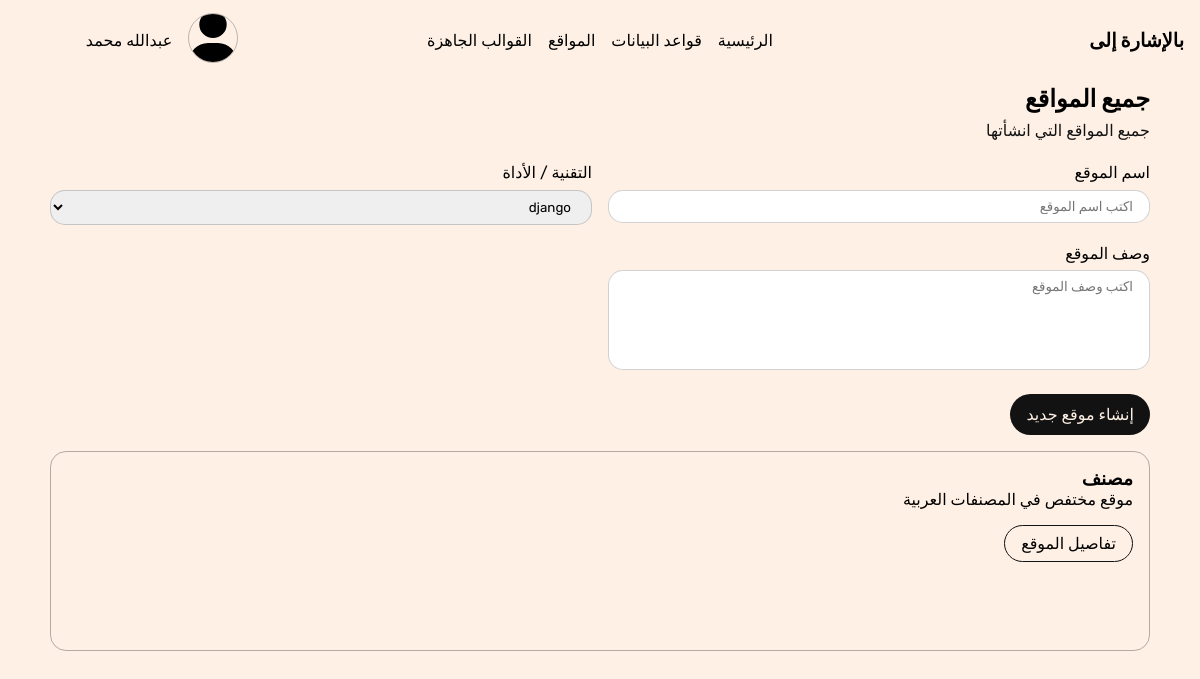
/websites/all/, run on an earlier commit of the app's database.
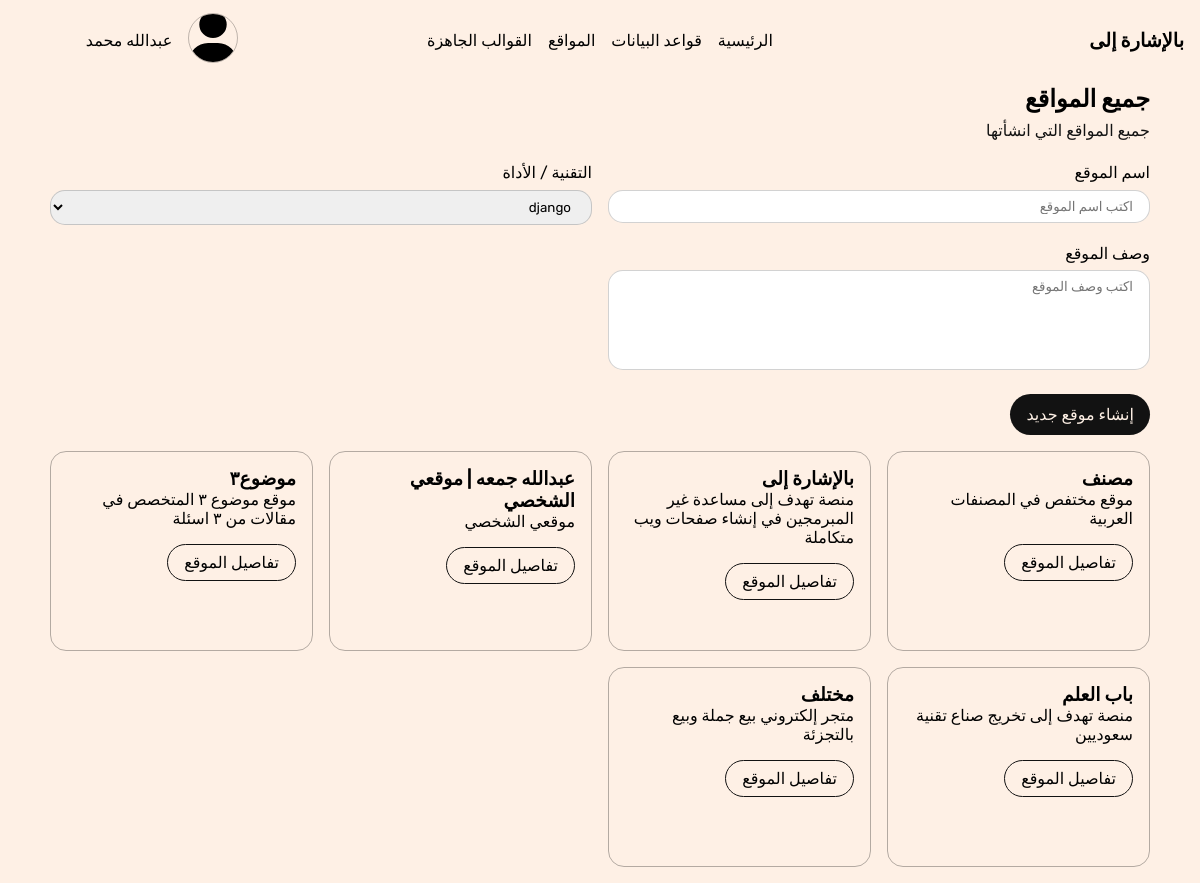
And on a later commit of the database.
### website/models.py (models this page shows, shortened)
class Website(models.Model):
    name = models.CharField(max_length=255, verbose_name="اسم الموقع")
    description = models.TextField(verbose_name="الوصف", blank=True, null=True)
    tool = models.ForeignKey(Tool, on_delete=models.SET_NULL, blank=True, null=True, verbose_name="اللغة / إطار العمل")
    date_created = models.DateTimeField(null=True, blank=True, verbose_name="تاريخ الإنشاء", auto_now_add=True)
    class Meta:
        verbose_name = 'موقع'
        verbose_name_plural = "المواقع"

### website/views.py (the view)
# urls.py: path('all/', all_websites, name='all-websites'),
def all_websites(request):
    websites = Website.objects.all()
    tools = Tool.objects.all()
    context = {
        'websites': websites,
        'tools': tools,
    }
    return render(request,'all-websites.html', context)

### templates/all-websites.html (shortened to what this page needs)
{% extends 'base.html' %}
{% load static %}
{% block stylesheets %}
    <link rel="stylesheet" href="{% static 'css/add-website-form.css' %}">
{% endblock stylesheets %}
{% block content %}
<section class="all-websites">
    <div class="container">
        <div class="section__heading">
            <h1 class="section__heading__title">جميع المواقع</h1>
            <p class="section__heading__text">جميع المواقع التي انشأتها</p>
            <form method="POST">
                <div class="add-website-form">
                        <div class="field">
                            <p>اسم الموقع</p>
                            <input name="website-name-input" type="text" placeholder="اكتب اسم الموقع" class="input text-input">
                        </div>
                        <div class="field">
                            <p>التقنية / الأداة</p>
                            <select class="" name="website-tool-input" id="website-tool-input">
                                {% for tool in tools %}
                                    <option value="{{tool.id}}">{{tool.name}}</option>
                                {% endfor %}
                            </select>
                        </div>
                        <div class="field">
                            <p>وصف الموقع</p>
                            <textarea name="website-description-input" id="" placeholder="اكتب وصف الموقع" class="" ></textarea>
                        </div>
                </div>
            </form>
            <a id="btn-add-website" class="btn btn-solid-dark">إنشاء موقع جديد</a>
        </div>
        <div class="section__content" id="section__all_websites">
            <div class="grid all-websites-grid">
                {% for website in websites %}
                <div class="col website">
                    <h3>{{website.name}}</h3>
                    <p>
                        {{website.description}}
                    </p>
                    <a href="#" class="btn btn-outline btn-open-website">تفاصيل الموقع</a>
                </div>
                {% endfor %}
            </div>
        </div>
    </div>
</section>
{% endblock content %}

### templates/base.html (shortened to what this page needs)
{% load static %}
<!DOCTYPE html>
<html lang="ar" dir="rtl">
<head>
    <link rel="stylesheet" href="https://cdnjs.cloudflare.com/ajax/libs/font-awesome/6.5.2/css/all.min.css" />
    <link rel="stylesheet" href="{% static 'css/main.css' %}">
    {% block stylesheets %}{% endblock stylesheets %}
</head>
<body>
    <header>
            <div class="logo-container">
                <p class="logo-text">
                    <a href="">
                        بالإشارة إلى
                    </a>
                </p>
            </div>
            <nav >
                <ul>
                    <li><a href="{% url 'page:index' %}" class="list-item">الرئيسية</a></li>
                    <li><a href="#" class="list-item">قواعد البيانات</a></li>
                    <li><a href="{% url 'website:all-websites' %}" class="list-item">المواقع</a></li>
                    <li><a href="#" class="list-item">القوالب الجاهزة</a></li>
                </ul>
            </nav>
            <div class="profile-btns">
                <a href="">
                    <img src="./images/user-solid(1).svg" alt="">
                </a>
                <a href="#" class="user__name">عبدالله محمد</a>
            </div>
    </header>
    {% block content %}{% endblock content %}
</body>
</html>

### project/static/css/main.css (style rules this page uses)
* { padding: 0; margin:0; box-sizing: border-box; font-family: "Rubik", sans-serif; }
a { color: #000; text-decoration: none; }
.container { margin: 0 auto; }
body { overflow-x: hidden; background-color: #fef0e5; margin-bottom: 1rem; }
header { display: flex; justify-content: space-around; align-items: center; padding: 1rem; height: 80px; }
header .logo-container, header .profile-btns { flex: 1; }
header nav { flex: 2 }
header .logo-container .logo-text { font-size: 1.2rem; font-weight: bold; }
header nav ul { display: flex; list-style: none; align-items: center; justify-content: center; column-gap: 1rem; }
header nav ul .list-item { text-decoration: none; }
header .profile-btns { display: flex; align-items: center; justify-content: center; column-gap: 1rem; }
header .profile-btns img { height: 50px; width: 50px; object-fit: cover; object-position: center; border-radius: 50%; border:1px solid #00000040; }
header .profile-btns a { text-decoration: none; }
section .section__heading { line-height: 1.6; margin-bottom: 1rem }
section .section__heading .section__heading__text { color: #121212; }
.grid { display: grid; grid-template-columns: repeat(auto-fit, minmax(250px, 1fr)); gap: 1rem; }
.grid .col { min-height: 200px; border-radius: 1rem; border: 1px solid #12121250; padding: 1rem; }
.btn { display: block; width: fit-content; padding: .5rem 1rem; border-radius: 2rem; margin-top: 1rem; outline: none; border: none; cursor: pointer; }
.btn-outline { border: 1px solid #121212; }
.btn-solid-dark { background: #121212; color: #fef0e5; }
.text-input { padding: .5rem 1rem; border-radius: 15px; outline: none; border: 1px solid #12121230; }
input { display: block; }
textarea { resize: none; height: 100px; border-radius: 15px; padding: .5rem 1rem; border: 1px solid #12121230; }
select { padding: .5rem 1rem ; border-radius: 15px; border: 1px solid #12121230; outline: none; }
@media (min-width: 1200px) { .container { width: 1100px; } }

### project/static/css/add-website-form.css (style rules this page uses)
.add-website-form { display: grid; gap: 1rem; grid-template-columns: 1fr 1fr; flex-wrap: wrap; margin-top: 1rem; }
.add-website-form .field p { margin-bottom: .25rem; }
.add-website-form .field input, .add-website-form select, .add-website-form textarea { width: 100%; }
.add-website-form select { padding: .5rem 1rem ; border-radius: 15px; border: 1px solid #12121230; outline: none; }
.add-website-form textarea { resize: none; height: 100px; border-radius: 15px; padding: .5rem 1rem; border: 1px solid #12121230; }

What changed in the data, as far as the page shows it:
added Website: name "بالإشارة إلى", description "منصة تهدف إلى مساعدة غير المبرمجين في إنشاء صفحات ويب متكاملة"
added Website: name "عبدالله جمعه | موقعي الشخصي", description "موقعي الشخصي"
added Website: name "موضوع٣", description "موقع موضوع ٣ المتخصص في مقالات من ٣ اسئلة"
added Website: name "باب العلم", description "منصة تهدف إلى تخريج صناع تقنية سعوديين"
added Website: name "مختلف", description "متجر إلكتروني بيع جملة وبيع بالتجزئة"
